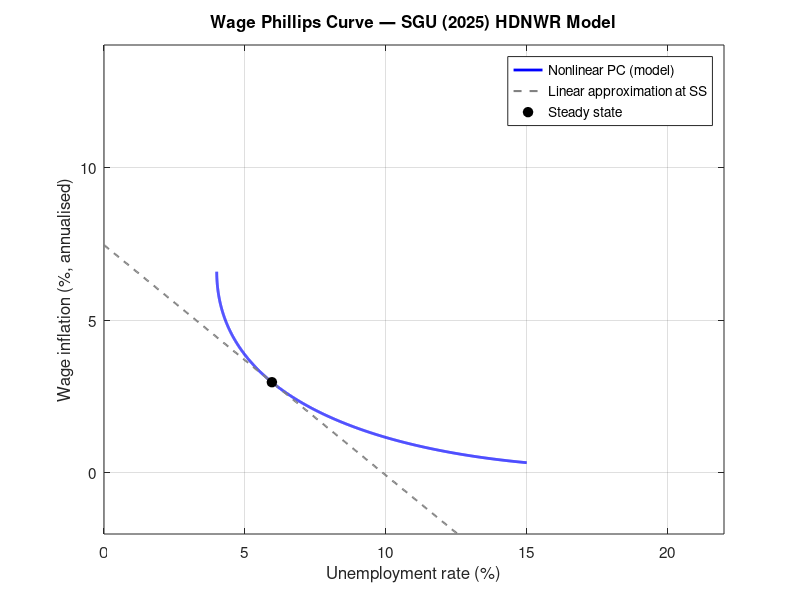

Source code (MATLAB):
%--------------------------------------------------------------------------
% Static Wage Phillips Curve — SGU (2025) HDNWR Model
% Endogenous Labour Supply Version (Definition C1)
%
% Traces equations (17) and (28) parametrically over a grid of jstar values
% to produce the exact nonlinear (u, piW) locus. No Dynare required.
%
% Output: Figure showing the nonlinear PC, its linear tangent at SS, and
%         the steady-state point.
%
% Run from: sgu_model/
%--------------------------------------------------------------------------

clear; clc;

%--- Calibration (Table 1, identical to hdnwr.mod) -----------------------%
eta    = 11;
Gam0   = 0.978;
Gam1   = 0.031;
del    = 1;
pistar = 1.03^(1/4) - 1;    % quarterly ≈ 0.0074
un     = 0.04;
theta  = 5;

%--- Derived scalar quantities -------------------------------------------%
g1     = Gam0 + Gam1;       % Gam0 + Gam1*j at j = 1
c_inf  = (1 + pistar)^(del * (1 - eta));   % scalar prefactor in INT17
c_17   = Gam1 * (2 - eta);  % denominator coefficient in INT17 (< 0 since eta=11)
g1_pow = g1^(2 - eta);      % g1^{2-eta}, scalar

%--- jstar grid ----------------------------------------------------------%
% Avoid exact endpoints to prevent numerical issues at boundaries.
% At jstar -> 0: ratio -> g1/Gam0 (finite); at jstar -> 1: ratio -> 1,
% INT_s and INT_d -> 0, piW determined by eq (17) alone.
jstar_vec = linspace(0.001, 0.999, 2000)';

%--- Model-local variables (vectorised) ----------------------------------%
gjs  = Gam0 + Gam1 * jstar_vec;          % Gam0 + Gam1*j  at j = jstar

%-- Eq (17): Wage aggregation --
% (1+piW)^{1-eta} = jstar * gamjstar^{1-eta} + INT17
% gamjstar = (1+pistar)^del * gjs
% Factor out (1+pistar)^{1-eta}:
% [(1+piW)/(1+pistar)]^{1-eta} = jstar * gjs^{1-eta}
%                               + [g1^{2-eta} - gjs^{2-eta}] / [Gam1*(2-eta)]
%                           =: F(jstar)
%
% => piW = (F(jstar))^{1/(1-eta)} * (1+pistar) - 1
F_jstar = jstar_vec .* gjs.^(1 - eta) + (g1_pow - gjs.^(2 - eta)) / c_17;
piW_vec = F_jstar.^(1 / (1 - eta)) .* (1 + pistar) - 1;

%-- Eq (28): Unemployment (endogenous labour supply) --
ratio = g1 ./ gjs;                                          % g1 / gjs
INT_s = gjs ./ (Gam1 * (1/theta + 1)) .* (ratio.^(1/theta + 1) - 1);
INT_d = gjs ./ (Gam1 * (1 - eta))     .* (ratio.^(1 - eta)     - 1);
u_vec = un + (1 - un) .* (INT_s - INT_d) ./ (jstar_vec + INT_s);

%--- Convert to plot units -----------------------------------------------%
u_pct   = u_vec   * 100;                 % percent
piW_ann = piW_vec * 4 * 100;            % annualised percent

%--- Steady-state point --------------------------------------------------%
% Solve for jstar_ss using the normalised eq (17) (del=1 case):
%   F(j) - 1 = 0
f_eq17  = @(j) (Gam0 + Gam1*j)^(1 - eta) * j ...
               + (g1_pow - (Gam0 + Gam1*j)^(2 - eta)) / c_17 - 1;
jstar_ss = fzero(f_eq17, 0.65);

gjs_ss  = Gam0 + Gam1 * jstar_ss;
ratio_ss = g1 / gjs_ss;
INT_s_ss = gjs_ss / (Gam1 * (1/theta + 1)) * (ratio_ss^(1/theta + 1) - 1);
INT_d_ss = gjs_ss / (Gam1 * (1 - eta))     * (ratio_ss^(1 - eta)     - 1);
u_ss     = un + (1 - un) * (INT_s_ss - INT_d_ss) / (jstar_ss + INT_s_ss);
piW_ss   = pistar;

u_ss_pct   = u_ss   * 100;
piW_ss_ann = piW_ss * 4 * 100;

fprintf('Steady state: jstar = %.4f, u = %.4f%%, piW = %.4f%% (annual)\n', ...
        jstar_ss, u_ss_pct, piW_ss_ann);

%--- Plot range (defined here so the linear tangent can use it) ----------%
piW_lo = -2; piW_hi = 14;
u_lo   =  0; u_hi   = 22;

%--- Linear approximation (tangent at steady state) ----------------------%
% Numerical slope dpiW_ann/du_pct from the parametric curve
[~, idx_ss] = min(abs(jstar_vec - jstar_ss));
% Use a window of +/- 5 points for the finite-difference slope
w = 5;
lo = max(1, idx_ss - w);
hi = min(length(jstar_vec), idx_ss + w);
slope_lin = (piW_ann(hi) - piW_ann(lo)) / (u_pct(hi) - u_pct(lo));

% Tangent line over the full u range of the plot
u_lin   = linspace(u_lo, u_hi, 500)';
piW_lin = piW_ss_ann + slope_lin * (u_lin - u_ss_pct);

%--- Figure --------------------------------------------------------------%
fig = figure('Units', 'inches', 'Position', [1 1 6 4.5]);

% Trim extremes that go outside a sensible plot range
mask = piW_ann >= piW_lo & piW_ann <= piW_hi & u_pct >= u_lo & u_pct <= 15;

% Nonlinear PC
plot(u_pct(mask), piW_ann(mask), 'b-', 'LineWidth', 2); hold on;

% Linear approximation (clip to plot range)
lin_mask = piW_lin >= piW_lo & piW_lin <= piW_hi & u_lin >= u_lo & u_lin <= u_hi;
plot(u_lin(lin_mask), piW_lin(lin_mask), '--', 'Color', [0.5 0.5 0.5], 'LineWidth', 1.5);

% Steady-state point
plot(u_ss_pct, piW_ss_ann, 'ko', 'MarkerSize', 7, 'MarkerFaceColor', 'k');

% Formatting
xlim([u_lo u_hi]);
ylim([piW_lo piW_hi]);
xlabel('Unemployment rate (%)');
ylabel('Wage inflation (%, annualised)');
title('Wage Phillips Curve — SGU (2025) HDNWR Model');
legend({'Nonlinear PC (model)', 'Linear approximation at SS', 'Steady state'}, ...
       'Location', 'northeast');
grid on; box on;
set(gca, 'FontSize', 11);

% Save
exportgraphics(fig, 'fig_phillips_curve.pdf');
fprintf('Figure saved to fig_phillips_curve.pdf\n');
